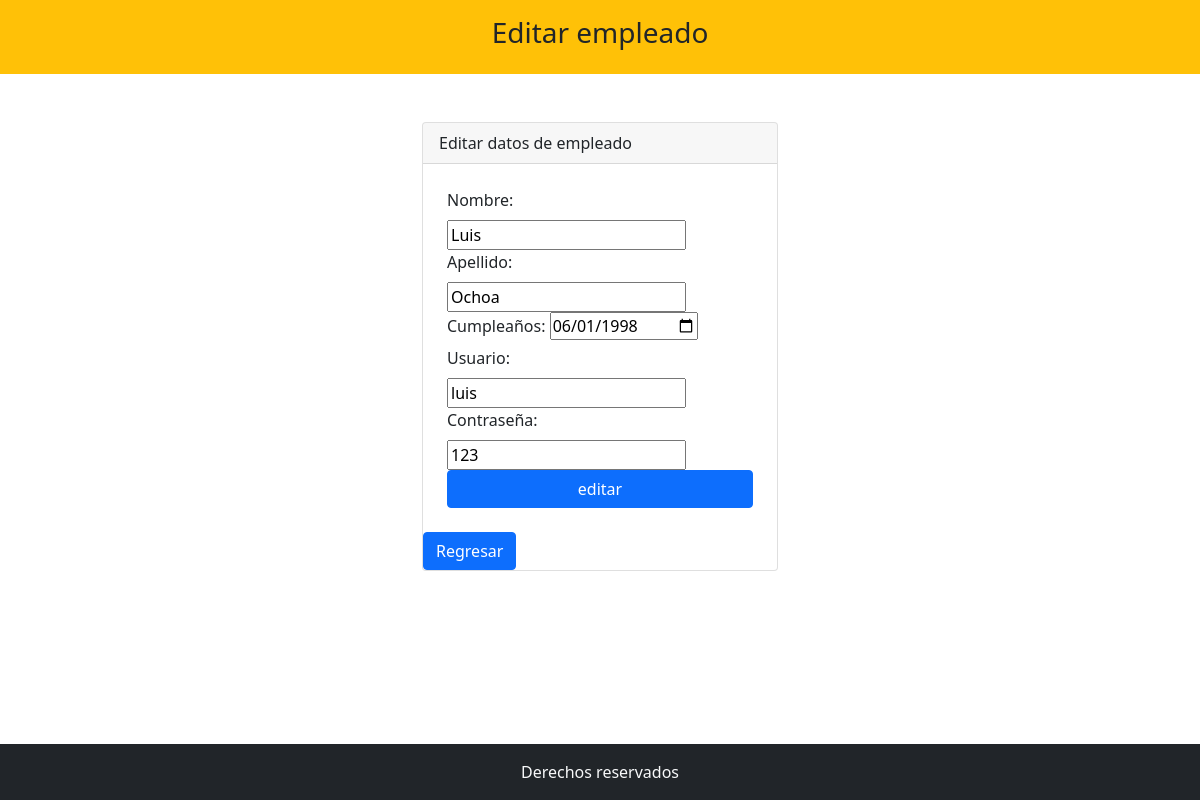
/Proyecto/sistema/empleado/editar.php?idEmpleado=10, run on the app's committed database.
### tables this page shows
CREATE TABLE `empleado` (
  `idEmpleado` int(11) NOT NULL,
  `nombre` varchar(100) NOT NULL,
  `apellido` varchar(100) NOT NULL,
  `fechaNacimiento` varchar(100) NOT NULL,
  `usuario` varchar(100) NOT NULL,
  `password` varchar(100) NOT NULL,
  `tipo_usuario` int(1) NOT NULL
);

### Proyecto/sistema/empleado/editar.php (the view, shortened to what this page needs)
<?php include 'header.php' ?>
<?php
include_once './model/conecEmple.php';
$idEmpleado = $_GET['idEmpleado'];
$sentencia = $bd->prepare("select * from empleado where idEmpleado = ?;");
$sentencia->execute([$idEmpleado]);
$persona = $sentencia->fetch(PDO::FETCH_OBJ);
?>
<div class="container mt-5">
    <div class="row justify-content-center">
        <div class="col-md-4">
            <div class="card">
                <div class="card-header">
                    Editar datos de empleado
                </div>
                <form class="p-4" method="POST" action="editarProceso.php">
                    <div class="mb3">
                        <label class="form-label">Nombre:</label>
                        <input type="text" class="form control" name="txtNombre" autofocus required
                        value="<?php echo $persona->nombre; ?>">
                    </div>
                    <div class="mb3">
                        <label class="form-label">Apellido:</label>
                        <input type="text" class="form control" name="txtApellido" autofocus required
                        value="<?php echo $persona->apellido; ?>">
                    </div>
                    <div class="mb3">
                        <label class="form-label">Cumpleaños:</label>
                        <input type="date" class="form control" name="txtCumpleaños" autofocus required
                        value="<?php echo $persona->fechaNacimiento; ?>">
                    </div>
                    <div class="mb3">
                        <label class="form-label">Usuario:</label>
                        <input type="text" class="form control" name="txtUsuario" autofocus required
                        value="<?php echo $persona->usuario; ?>">
                    </div>
                    <div class="mb3">
                        <label class="form-label">Contraseña:</label>
                        <input type="text" class="form control" name="txtContraseña" autofocus required
                        value="<?php echo $persona->password; ?>">
                    </div>
                    <div class="d-grid">
                        <input type="submit" class="btn btn-primary" value="editar">
                    </div>
                </form>
                <a href="../../sistema/empleado.php">
                    <button type="submit" class="btn btn-primary">Regresar</button>
                </a>
            </div>
        </div>
    </div>
</div>
<?php include 'footer.php' ?>

### data on the page
empleado: txtNombre "Luis", txtApellido "Ochoa", txtCumpleaños "06/01/1998", txtUsuario "luis", txtContraseña "123"
